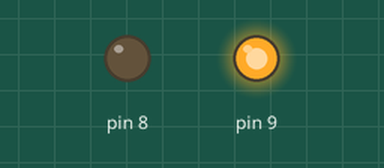
This sketch was run on a simulated Arduino Uno, built with avr-gcc and run on an emulated ATmega328P. Parts: output pins drawn as LEDs (lit = HIGH).

Above: at 0.5 s.
At 2.0 s:
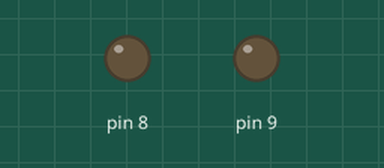
At 3.5 s:
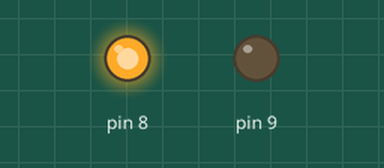
Timing chart, 0 to 5.2 s (numbered marks = the images above):
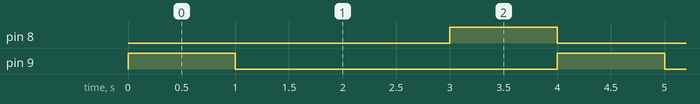

Measured:
- by itself, pin 8, pin 9: alternates HIGH for 1.0 s and LOW for 3.0 s
- by itself, everything shown: repeats every 4.0 s, in 4 steps

The sketch:

McCarthyBlink.ino
```cpp
//Will McCarthy
//LED Blink

void blink()  {
  digitalWrite(9, HIGH);
  delay(1000);
  digitalWrite(9, LOW);
  delay(1000);
}
void blinkGreen()  {
  delay(1000);
  digitalWrite(8, HIGH);
  delay(1000);
  digitalWrite(8, LOW);
}


void setup()  {
  pinMode(9, OUTPUT);
  pinMode(8, OUTPUT);
}

void loop()  {
  blink();
  blinkGreen();
}
```
